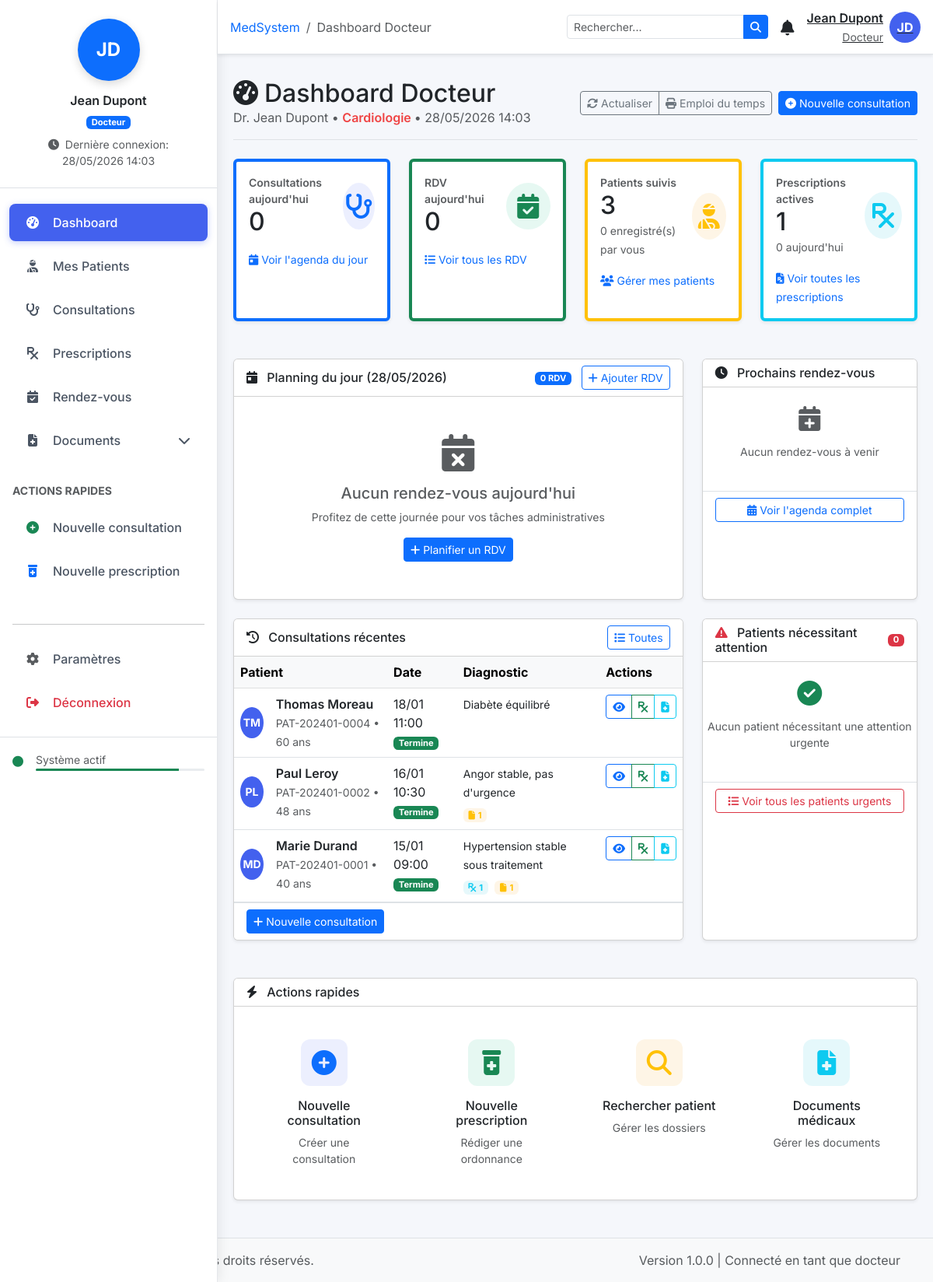
The app's page /docteur/dashboard.php (signed in) with its own data.
### tables this page shows
CREATE TABLE `docteur_specialite` (
  `id` int(11) NOT NULL,
  `docteur_id` int(11) NOT NULL,
  `specialite_id` int(11) NOT NULL,
  `principal` tinyint(1) DEFAULT '0',
  `date_debut` date DEFAULT NULL,
  `date_fin` date DEFAULT NULL,
  `notes` text,
  `created_at` timestamp NOT NULL DEFAULT CURRENT_TIMESTAMP
);

CREATE TABLE `specialites` (
  `id` int(11) NOT NULL,
  `code` varchar(20) NOT NULL,
  `nom` varchar(100) NOT NULL,
  `description` text,
  `couleur` varchar(7) DEFAULT '#3b82f6',
  `icon` varchar(50) DEFAULT 'fas fa-stethoscope',
  `statut` enum('active','inactive') DEFAULT 'active',
  `date_creation` timestamp NOT NULL DEFAULT CURRENT_TIMESTAMP
);

CREATE TABLE `consultations` (
  `id` int(11) NOT NULL,
  `reference` varchar(50) NOT NULL,
  `patient_id` int(11) NOT NULL,
  `docteur_id` int(11) NOT NULL,
  `assistant_id` int(11) DEFAULT NULL,
  `date_consultation` datetime NOT NULL,
  `duree` int(11) DEFAULT '30' COMMENT 'Durée en minutes',
  `type_consultation` enum('premiere','suivi','urgence','controle') DEFAULT 'suivi',
  `motif` text,
  `histoire_maladie` text,
  `examen_clinique` text,
  `examen_complementaire` text,
  `diagnostic` text,
  `diagnostic_detail` text COMMENT 'Structure JSON du diagnostic',
  `traitement` text,
  `ordonnance` text COMMENT 'Structure JSON de l''ordonnance',
  `recommandations` text,
  `notes` text,
  `statut` enum('planifie','en_cours','termine','annule','reporte') DEFAULT 'planifie',
  `facturee` tinyint(1) DEFAULT '0',
  `urgence` tinyint(1) DEFAULT '0',
  `confidentialite` enum('normal','confidentiel','tres_confidentiel') DEFAULT 'normal',
  `created_at` timestamp NOT NULL DEFAULT CURRENT_TIMESTAMP,
  `updated_at` timestamp NOT NULL DEFAULT CURRENT_TIMESTAMP ON UPDATE CURRENT_TIMESTAMP,
  `created_by` int(11) DEFAULT NULL
);

CREATE TABLE `patients` (
  `id` int(11) NOT NULL,
  `code_patient` varchar(20) NOT NULL,
  `nom` varchar(50) NOT NULL,
  `prenom` varchar(50) NOT NULL,
  `date_naissance` date NOT NULL,
  `sexe` enum('M','F') NOT NULL,
  `lieu_naissance` varchar(100) DEFAULT NULL,
  `adresse` text,
  `ville` varchar(100) DEFAULT NULL,
  `code_postal` varchar(10) DEFAULT NULL,
  `pays` varchar(50) DEFAULT 'France',
  `telephone` varchar(20) DEFAULT NULL,
  `telephone_urgence` varchar(20) DEFAULT NULL,
  `email` varchar(100) DEFAULT NULL,
  `profession` varchar(100) DEFAULT NULL,
  `situation_familiale` enum('celibataire','marie','divorce','veuf') DEFAULT 'celibataire',
  `nombre_enfants` int(11) DEFAULT '0',
  `groupe_sanguin` varchar(5) DEFAULT NULL,
  `rhésus` enum('+','-') DEFAULT NULL,
  `poids` decimal(5,2) DEFAULT NULL,
  `taille` decimal(5,2) DEFAULT NULL,
  `imc` decimal(5,2) DEFAULT NULL,
  `antecedents_familiaux` text,
  `antecedents_personnels` text,
  `allergies` text,
  `medicaments_habituels` text,
  `habitudes` text,
  `notes` text,
  `statut` enum('actif','archive','decede') DEFAULT 'actif',
  `date_enregistrement` timestamp NOT NULL DEFAULT CURRENT_TIMESTAMP,
  `date_modification` timestamp NOT NULL DEFAULT CURRENT_TIMESTAMP ON UPDATE CURRENT_TIMESTAMP,
  `created_by` int(11) DEFAULT NULL
);

### docteur/dashboard.php (the view, shortened to what the rows shown need)
<?php
require_once '../config/database.php';
$docteur_id = $_SESSION['user_id'];
$docteur_stmt = $pdo->prepare("
    SELECT u.*, ds.specialite_id, s.nom as specialite_nom, s.couleur as specialite_couleur
    FROM utilisateurs u
    LEFT JOIN docteur_specialite ds ON u.id = ds.docteur_id AND ds.principal = 1
    LEFT JOIN specialites s ON ds.specialite_id = s.id
    WHERE u.id = ?
");
$docteur_stmt->execute([$docteur_id]);
$docteur = $docteur_stmt->fetch();
require_once '../includes/header.php';
$consultations_stmt = $pdo->prepare("
    SELECT c.*, p.nom as patient_nom, p.prenom as patient_prenom,
           p.code_patient, p.telephone, p.date_naissance,
           (SELECT COUNT(*) FROM prescriptions WHERE consultation_id = c.id) as prescriptions_count,
           (SELECT COUNT(*) FROM documents_medicaux WHERE consultation_id = c.id) as documents_count
    FROM consultations c
    JOIN patients p ON c.patient_id = p.id
    WHERE c.docteur_id = ?
    ORDER BY c.date_consultation DESC
    LIMIT 6
");
$consultations_stmt->execute([$docteur_id]);
$recent_consultations = $consultations_stmt->fetchAll();
?>
<div class="d-flex justify-content-between flex-wrap flex-md-nowrap align-items-center py-3 mb-4 border-bottom">
    <div>
        <h1 class="h2 mb-0">
            <i class="fas fa-tachometer-alt me-2"></i>Dashboard Docteur
        </h1>
        <p class="text-muted mb-0">
            Dr. <?php echo $_SESSION['prenom'] . ' ' . $_SESSION['nom']; ?> •
            <span class="fw-semibold" style="color: <?php echo $docteur['specialite_couleur'] ?? '#4361ee'; ?>;">
                <?php echo $docteur['specialite_nom'] ?? 'Médecin généraliste'; ?>
            </span> •
            <?php echo date('d/m/Y H:i'); ?>
        </p>
    </div>
</div>
<div class="row">
    <div class="col-lg-8 mb-4">
        <div class="card shadow-sm h-100">
            <div class="card-body p-0">
                <div class="table-responsive">
                    <table class="table table-hover mb-0">
                        <thead class="table-light">
                            <tr>
                                <th>Patient</th>
                                <th>Date</th>
                                <th>Diagnostic</th>
                                <th>Actions</th>
                            </tr>
                        </thead>
                        <tbody>
                            <?php foreach ($recent_consultations as $consult):
                                $age = calculateAge($consult['date_naissance']);
                                $statusColors = [
                                    'planifie' => 'warning',
                                    'en_cours' => 'info',
                                    'termine' => 'success',
                                    'annule' => 'danger',
                                    'reporte' => 'secondary'
                                ];
                            ?>
                            <tr>
                                <td>
                                    <div class="d-flex align-items-center">
                                        <div class="avatar me-3">
                                            <?php echo strtoupper(substr($consult['patient_prenom'], 0, 1) . substr($consult['patient_nom'], 0, 1)); ?>
                                        </div>
                                        <div>
                                            <div class="fw-semibold"><?php echo $consult['patient_prenom'] . ' ' . $consult['patient_nom']; ?></div>
                                            <small class="text-muted"><?php echo $consult['code_patient']; ?> • <?php echo $age; ?> ans</small>
                                        </div>
                                    </div>
                                </td>
                                <td>
                                    <div><?php echo date('d/m H:i', strtotime($consult['date_consultation'])); ?></div>
                                    <small class="badge bg-<?php echo $statusColors[$consult['statut']] ?? 'secondary'; ?>">
                                        <?php echo ucfirst($consult['statut']); ?>
                                    </small>
                                </td>
                                <td>
                                    <?php if ($consult['diagnostic']): ?>
                                    <span class="small" title="<?php echo htmlspecialchars($consult['diagnostic']); ?>">
                                        <?php echo substr($consult['diagnostic'], 0, 50); ?>
                                    </span>
                                    <?php else: ?>
                                    <span class="text-muted small">Non spécifié</span>
                                    <?php endif; ?>
                                    <div class="mt-1">
                                        <?php if ($consult['prescriptions_count'] > 0): ?>
                                        <span class="badge bg-info-light text-info me-1">
                                            <i class="fas fa-prescription me-1"></i><?php echo $consult['prescriptions_count']; ?>
                                        </span>
                                        <?php endif; ?>
                                        <?php if ($consult['documents_count'] > 0): ?>
                                        <span class="badge bg-warning-light text-warning">
                                            <i class="fas fa-file me-1"></i><?php echo $consult['documents_count']; ?>
                                        </span>
                                        <?php endif; ?>
                                    </div>
                                </td>
                                <td>
                                    <div class="btn-group btn-group-sm">
                                        <a href="consultations.php?action=view&id=<?php echo $consult['id']; ?>"
                                           class="btn btn-outline-primary">
                                            <i class="fas fa-eye"></i>
                                        </a>
                                        <a href="prescriptions.php?action=add&consultation_id=<?php echo $consult['id']; ?>"
                                           class="btn btn-outline-success">
                                            <i class="fas fa-prescription"></i>
                                        </a>
                                        <?php if ($consult['statut'] == 'termine'): ?>
                                        <a href="documents.php?action=add&consultation_id=<?php echo $consult['id']; ?>"
                                           class="btn btn-outline-info">
                                            <i class="fas fa-file-medical"></i>
                                        </a>
                                        <?php endif; ?>
                                    </div>
                                </td>
                            </tr>
                            <?php endforeach; ?>
                        </tbody>
                    </table>
                </div>
            </div>
        </div>
    </div>
</div>
<?php require_once '../includes/footer.php'; ?>

### records on screen
docteur_specialite: specialite.nom "Cardiologie"
consultations: patient.nom "TM", patient.prenom "Thomas", patient.nom "Moreau", patient.code_patient "PAT-202401-0004", patient.date_naissance "60", date_consultation "18/01 11:00", statut "Termine", diagnostic "Diabète équilibré"
consultations: patient.nom "PL", patient.prenom "Paul", patient.nom "Leroy", patient.code_patient "PAT-202401-0002", patient.date_naissance "48", date_consultation "16/01 10:30", statut "Termine", diagnostic "Angor stable, pas d'urgence", documents_count "1"
consultations: patient.nom "MD", patient.prenom "Marie", patient.nom "Durand", patient.code_patient "PAT-202401-0001", patient.date_naissance "40", date_consultation "15/01 09:00", statut "Termine", diagnostic "Hypertension stable sous traitement", prescriptions_count "1", documents_count "1"

### other values on screen
$initials "JD"
$_SESSION['prenom'] "Jean"
$_SESSION['nom'] "Dupont"
$role "Docteur"
$_SESSION['last_login'] "28/05/2026 14:03"
$menu['title'] "Dashboard"
$menu['title'] "Mes Patients"
$menu['title'] "Consultations"
$menu['title'] "Prescriptions"
$menu['title'] "Rendez-vous"
$menu['title'] "Documents"
$title "Dashboard Docteur"
$_SESSION['prenom'] . ' ' . $_SESSION['nom'] "Jean Dupont"
$_SESSION['role'] "Docteur"
$stats['consultations_today'] "0"
